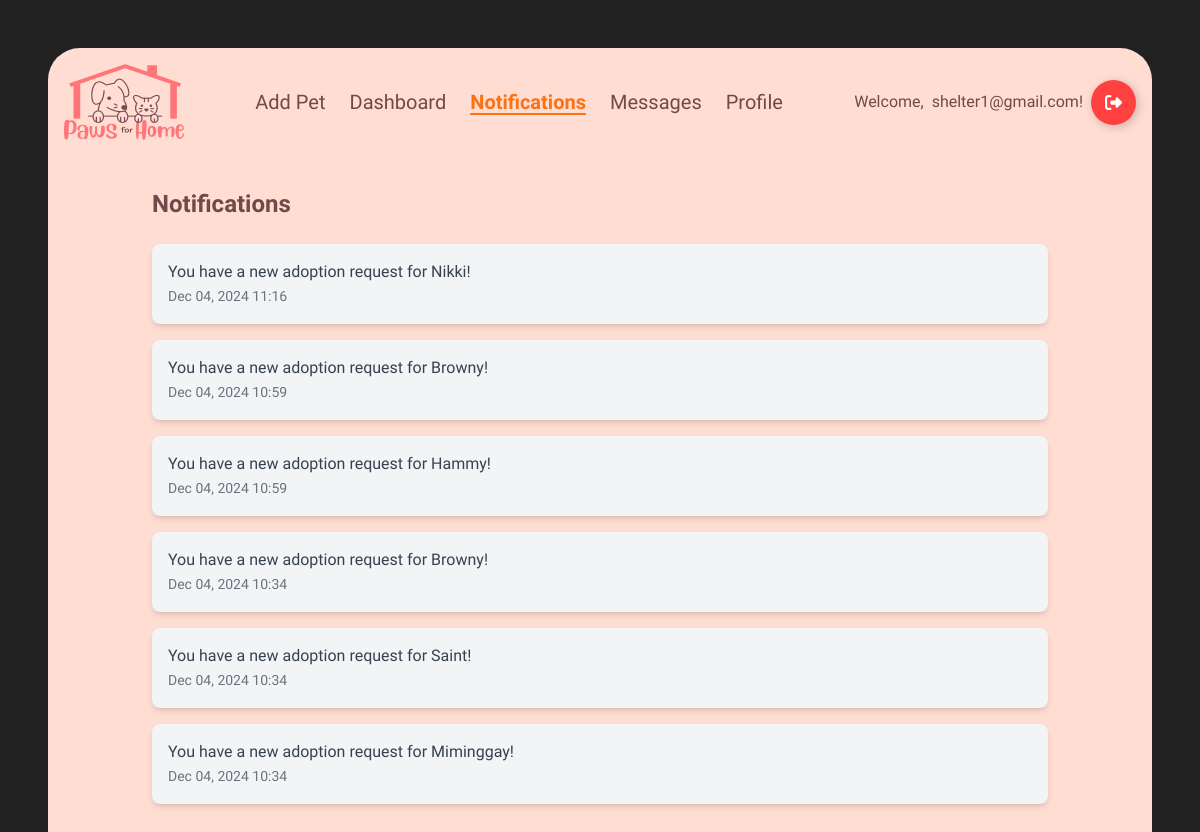
/notifications/ (signed in), run on the app's committed database.
### main/models.py (models this page shows, shortened)
class Account(AbstractBaseUser, PermissionsMixin):
    account_type = models.CharField(max_length=10)
    first_name = models.CharField(max_length=100, blank=True, null=True)
    last_name = models.CharField(max_length=100, blank=True, null=True)
    birth_date = models.DateField(blank=True, null=True)
    phone_number = models.IntegerField(blank=True, null=True)
    email = models.EmailField(max_length=100, unique=True)
    password = models.TextField()
    address = models.TextField(blank=True, null=True)
    image = models.ImageField(upload_to='main/', default='main/shelterlogo.png')
    last_login = models.DateTimeField(blank=True, null=True)
    is_active = models.BooleanField(default=True)
    is_staff = models.BooleanField(default=False)
    objects = AccountManager()
    USERNAME_FIELD = 'email'
    REQUIRED_FIELDS = []

class Notification(models.Model):
    account = models.ForeignKey(Account, on_delete=models.CASCADE, related_name="notifications")
    notification = models.TextField()
    is_read = models.BooleanField(default=False)
    created_at = models.DateTimeField(default=datetime.now)

### main/views.py (the view)
# urls.py: path('notifications/', views.notifications, name='notifications'), #logged in
@login_required(login_url='/login/')
def notifications(request):
    if not request.user.is_authenticated:
        return render(request, 'error404.html', {})
    notifications = request.user.notifications.all().order_by("-created_at")
    return render(request, "navbar/notifications.html", {"notifications": notifications})

### main/templates/navbar/notifications.html (shortened to what this page needs)
{% extends "base.html" %}
{% block content %}
{% load static %}
<header>
    <nav class="flex items-center justify-between p-4 max-w-7xl mx-auto">
        <div class="flex items-center">
            <a href="{% url 'main:home' %}">
                <img src="{% static 'images/paws4homelogo.png' %}" alt="logo">
            </a>
        </div>
        <div class="flex items-center space-x-6">
            {% if request.user.account_type == 'user' %}
                <a href="{% url 'pets:list_pet' %}" class="text-xl font-medium relative group hover:text-orange-500">
                    Browse
                    <span class="absolute left-0 bottom-0 w-0 h-0.5 bg-orange-500 transition-all duration-300 group-hover:w-full"></span>
                </a>
                <a href="{% url 'main:user_dashboard' %}" class="text-xl font-medium relative group hover:text-orange-500">
                    Dashboard
                    <span class="absolute left-0 bottom-0 w-0 h-0.5 bg-orange-500 transition-all duration-300 group-hover:w-full"></span>
                </a>
            {% else %}
                <a href="{% url 'pets:add_pet' %}" class="text-xl font-medium relative group hover:text-orange-500">
                    Add Pet
                </a>
                <a href="{% url 'main:shelterdashboard' %}" class="text-xl font-medium relative group hover:text-orange-500">
                    Dashboard
                </a>
            {% endif %}
            <span class="text-xl text-orange-500 font-semibold underline underline-offset-4">Notifications</span>
            <a href="{% url 'main:conversations_list' %}" class="text-xl font-medium relative group hover:text-orange-500">
                Messages
            </a>
            <a href="{% url 'main:profile' %}" class="text-xl font-medium relative group hover:text-orange-500">
                Profile
            </a>
        </div>
            <div class="flex items-center space-x-4">
                {% if request.user.is_authenticated %}
                <div class="group flex items-center space-x-2">
                    <div class="opacity-100 transition-opacity duration-500 ease-in-out group-hover:opacity-0 ">
                        Welcome,
                    </div>
                    <div class="transition-font duration-500 ease-in-out group-hover:font-bold space-x-2">
                    {{ request.user.email }}!
                    </div>
                    <a href="{% url 'main:logout_account' %}">
                        <button class="BtnLogout">
                            <div class="sign">
                            </div>
                        </button>
                    </a>
                </div>
                {% endif %}
            </div>
    </nav>
</header>
<div class="max-w-4xl mx-auto h-screen py-8">
    <h1 class="text-2xl font-bold mb-6">Notifications</h1>
    <ul class="space-y-4">
        {% for notification in notifications %}
        <li class="p-4 bg-gray-100 rounded-lg shadow-md">
            <p class="text-gray-700">{{ notification.notification }}</p>
            <span class="text-gray-500 text-sm">{{ notification.created_at|date:"M d, Y H:i" }}</span>
        </li>
        {% empty %}
        <li class="text-gray-500 text-center">No notifications available.</li>
        {% endfor %}
    </ul>
</div>
{% endblock%}

### main/static/css/landing_page.css (style rules this page uses)
body { background-color: #212121; overflow-x: hidden; }

### main/static/css/loader.css (style rules this page uses)
.BtnLogout { display: flex; align-items: center; justify-content: flex-start; width: 45px; height: 45px; border: none; border-radius: 50%; cursor: pointer; position: relative; overflow: hidden; transition-duration: .3s; box-shadow: 2px 2px 10px rgba(0, 0, 0, 0.199); background-color: rgb(255, 65, 65); }
.sign { width: 100%; transition-duration: .3s; display: flex; align-items: center; justify-content: center; }
.sign svg { width: 17px; }

### data on the page
Account: user.email "shelter1@gmail.com"
Notification: notification "You have a new adoption request for Nikki!", created_at "Dec 04, 2024 11:16"
Notification: notification "You have a new adoption request for Browny!", created_at "Dec 04, 2024 10:59"
Notification: notification "You have a new adoption request for Hammy!", created_at "Dec 04, 2024 10:59"
Notification: notification "You have a new adoption request for Browny!", created_at "Dec 04, 2024 10:34"
Notification: notification "You have a new adoption request for Saint!", created_at "Dec 04, 2024 10:34"
Notification: notification "You have a new adoption request for Miminggay!", created_at "Dec 04, 2024 10:34"
